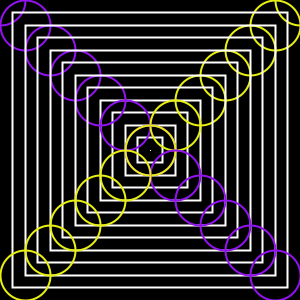
Frame 1 (no input)
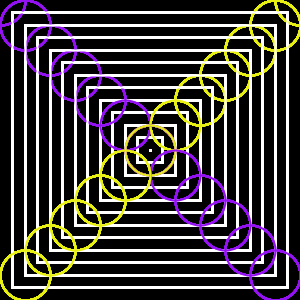
Frame 60 (the mouse pressed at the canvas centre just before this capture)
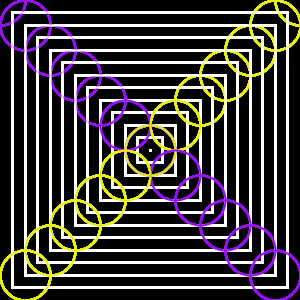
Frame 120 (the mouse held since frame 60 and released just before this capture)

The Processing sketch that drew these frames (run headless with seeded random() and noise(); from frame 60 on, the mouse is pressed at the canvas centre):

// Processing sketch: processing_37429
// ── processing_37429.pde

void setup(){
  size(300,300);
  background(0);
  
}

void draw(){
  
  
  for(int x=0; x<300; x+=25){//sets the variable to expand 10 at a time
   
   //makes the squares
    noFill(); 
    stroke(255);
    rectMode(CENTER);
    rect(width/2,height/2,x,x);
    
    //makes the circles
    stroke(#9313F0);
    strokeWeight(2);
    ellipse(x,x,50,50);
    stroke(#E8F013);
    ellipse(width-x,x,50,50);
    
  }
}

 
